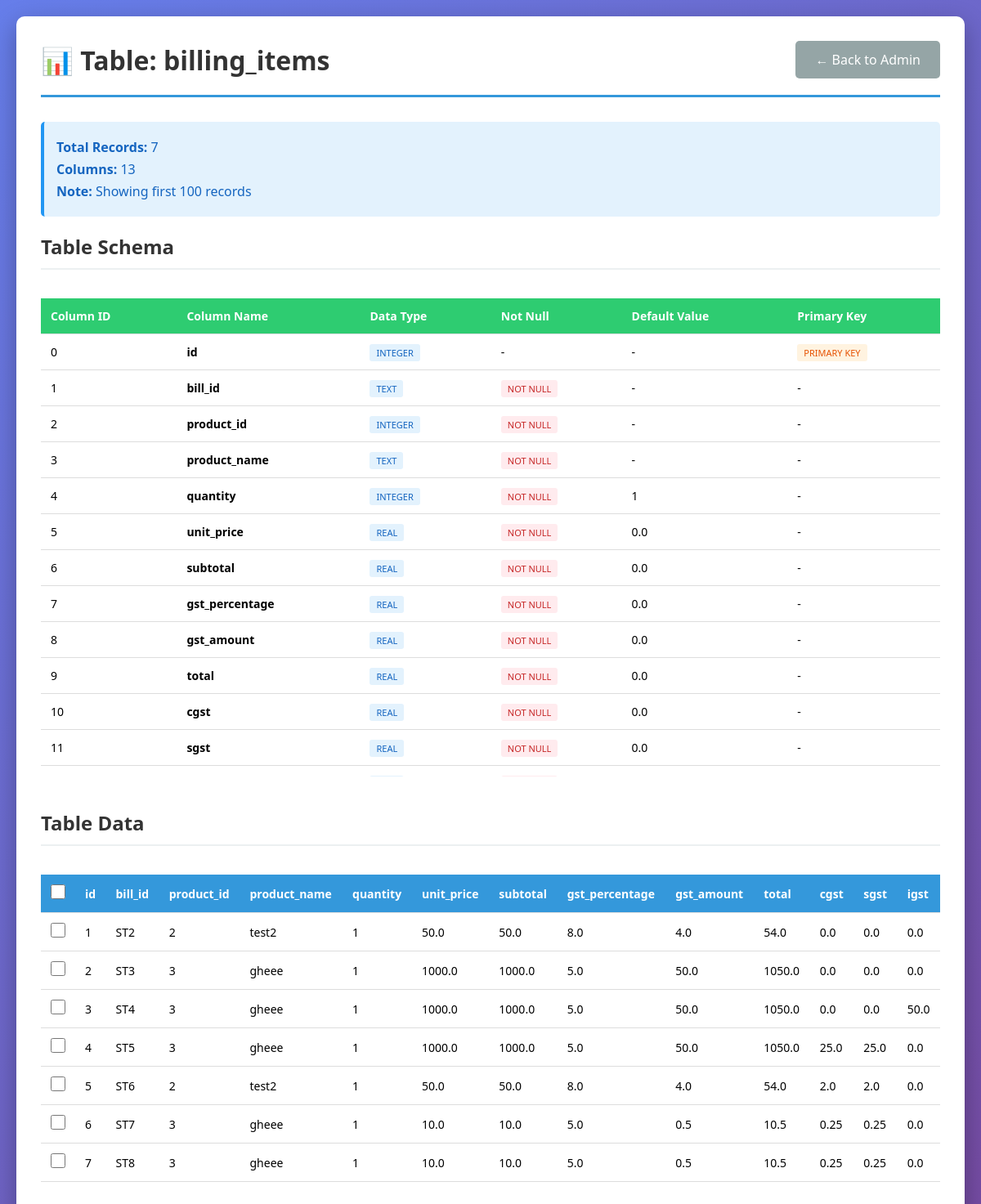
Page /admin/view-table/billing_items on the earlier database version.
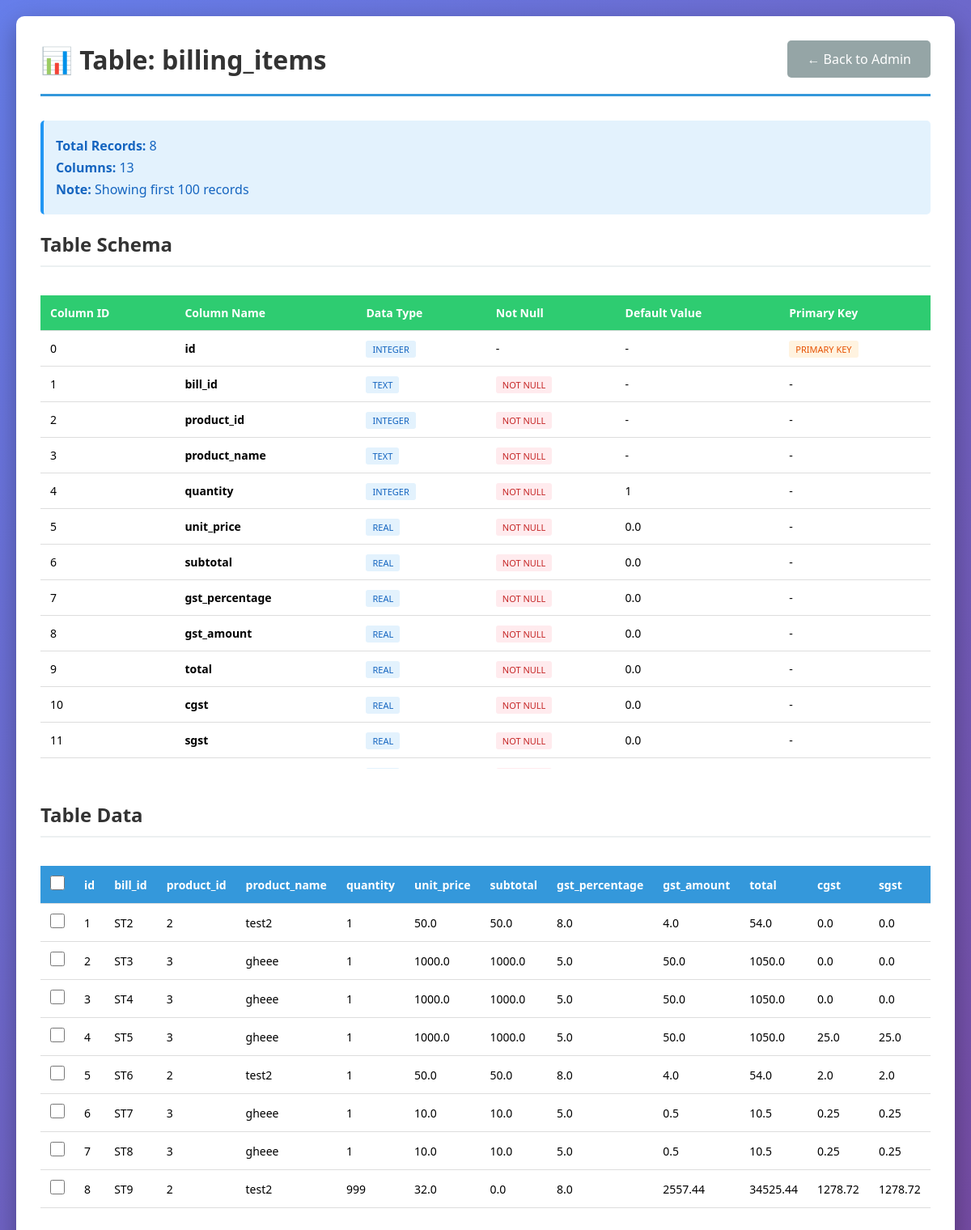
Same page on the later database version.
### tables this page shows
CREATE TABLE billing_items (
    id INTEGER PRIMARY KEY AUTOINCREMENT,
    bill_id TEXT NOT NULL,
    product_id INTEGER NOT NULL,
    product_name TEXT NOT NULL,
    quantity INTEGER NOT NULL DEFAULT 1,
    unit_price REAL NOT NULL DEFAULT 0.0,
    subtotal REAL NOT NULL DEFAULT 0.0,
    gst_percentage REAL NOT NULL DEFAULT 0.0,
    gst_amount REAL NOT NULL DEFAULT 0.0,
    total REAL NOT NULL DEFAULT 0.0, cgst REAL NOT NULL DEFAULT 0.0, sgst REAL NOT NULL DEFAULT 0.0, igst REAL NOT NULL DEFAULT 0.0,
    FOREIGN KEY (bill_id) REFERENCES billing (bill_id) ON DELETE CASCADE,
    FOREIGN KEY (product_id) REFERENCES inventory (id)
);

### routes/admin.py (the view)
@admin_bp.route('/view-table/<table_name>')
def view_table(table_name):
    allowed_tables = ['customers', 'inventory', 'billing', 'billing_items', 'seller_info', 'purchases']
    if table_name not in allowed_tables:
        flash('Invalid table name!', 'error')
        return redirect(url_for('admin.index'))
    conn = get_db_connection()
    try:
        schema = conn.execute(f'PRAGMA table_info({table_name})').fetchall()
        data = conn.execute(f'SELECT * FROM {table_name} LIMIT 100').fetchall()
        pk_column = None
        for col in schema:
            if col['pk']:
                pk_column = col['name']
                break
        conn.close()
        return render_template('admin/view_table.html',
                             table_name=table_name,
                             schema=schema,
                             data=data,
                             pk_column=pk_column)
    except Exception as e:
        conn.close()
        flash(f'Error viewing table: {str(e)}', 'error')
        return redirect(url_for('admin.index'))

### database.py (called while the page is built)
def get_db_connection():
    conn = sqlite3.connect(DATABASE)
    conn.row_factory = sqlite3.Row
    return conn

### templates/admin/view_table.html (shortened to what this page needs)
<!DOCTYPE html>
<html lang="en">
<head>
</head>
<body>
    <div class="container">
        <div class="header">
            <h1>📊 Table: {{ table_name }}</h1>
            <div class="button-group">
                <a href="{{ url_for('admin.index') }}" class="btn btn-secondary">← Back to Admin</a>
            </div>
        </div>
        <div class="info-box">
            <p><strong>Total Records:</strong> {{ data|length }}</p>
            <p><strong>Columns:</strong> {{ schema|length }}</p>
            <p><strong>Note:</strong> Showing first 100 records</p>
        </div>
        <div class="section">
            <h2>Table Schema</h2>
            <div class="table-wrapper">
                <table class="schema-table">
                    <thead>
                        <tr>
                            <th>Column ID</th>
                            <th>Column Name</th>
                            <th>Data Type</th>
                            <th>Not Null</th>
                            <th>Default Value</th>
                            <th>Primary Key</th>
                        </tr>
                    </thead>
                    <tbody>
                        {% for col in schema %}
                        <tr>
                            <td>{{ col['cid'] }}</td>
                            <td><strong>{{ col['name'] }}</strong></td>
                            <td><span class="type-badge">{{ col['type'] }}</span></td>
                            <td>
                                {% if col['notnull'] %}
                                    <span class="notnull-badge">NOT NULL</span>
                                {% else %}
                                    -
                                {% endif %}
                            </td>
                            <td>{{ col['dflt_value'] or '-' }}</td>
                            <td>
                                {% if col['pk'] %}
                                    <span class="pk-badge">PRIMARY KEY</span>
                                {% else %}
                                    -
                                {% endif %}
                            </td>
                        </tr>
                        {% endfor %}
                    </tbody>
                </table>
            </div>
        </div>
        <div class="section">
            <h2>Table Data</h2>
            {% if data %}
                <div class="table-wrapper">
                    <form id="deleteForm" method="POST" action="{{ url_for('admin.delete_rows', table_name=table_name) }}">
                        <table>
                            <thead>
                                <tr>
                                    <th class="checkbox-cell">
                                        <input type="checkbox" id="selectAll" onchange="toggleSelectAll(this)">
                                    </th>
                                    {% for col in schema %}
                                    <th>{{ col['name'] }}</th>
                                    {% endfor %}
                                </tr>
                            </thead>
                            <tbody>
                                {% for row in data %}
                                <tr>
                                    <td class="checkbox-cell">
                                        <input type="checkbox" name="row_ids[]" value="{{ row[pk_column] }}" class="row-checkbox" onchange="updateSelection()">
                                    </td>
                                    {% for col in schema %}
                                    <td>{{ row[col['name']] if row[col['name']] is not none else 'NULL' }}</td>
                                    {% endfor %}
                                </tr>
                                {% endfor %}
                            </tbody>
                        </table>
                    </form>
                </div>
            {% else %}
                <div class="no-data">
                    <p>No data in this table</p>
                </div>
            {% endif %}
        </div>
    </div>
</body>
</html>

### templates/admin/view_table.html (style rules this page uses)
* { margin: 0; padding: 0; box-sizing: border-box; }
body { font-family: 'Segoe UI', Tahoma, Geneva, Verdana, sans-serif; background: linear-gradient(135deg, #667eea 0%, #764ba2 100%); min-height: 100vh; padding: 20px; }
.container { max-width: 1600px; margin: 0 auto; background: white; border-radius: 10px; box-shadow: 0 10px 30px rgba(0,0,0,0.3); padding: 30px; }
.header { display: flex; justify-content: space-between; align-items: center; margin-bottom: 30px; padding-bottom: 20px; border-bottom: 3px solid #3498db; }
h1 { color: #333; }
.btn { padding: 12px 24px; border: none; border-radius: 5px; cursor: pointer; text-decoration: none; font-size: 16px; transition: all 0.3s; display: inline-block; }
.btn-secondary { background: #95a5a6; color: white; }
.checkbox-cell { width: 40px; text-align: center; }
input[type="checkbox"] { width: 18px; height: 18px; cursor: pointer; }
.button-group { display: flex; gap: 10px; align-items: center; }
.section { margin-bottom: 40px; }
.section h2 { color: #333; margin-bottom: 20px; padding-bottom: 10px; border-bottom: 2px solid #ecf0f1; }
table { width: 100%; border-collapse: collapse; margin-top: 15px; font-size: 14px; }
th, td { padding: 12px; text-align: left; border-bottom: 1px solid #ddd; }
th { background: #3498db; color: white; font-weight: 600; position: sticky; top: 0; }
.schema-table th { background: #2ecc71; }
.info-box { background: #e3f2fd; padding: 15px; border-radius: 5px; margin-bottom: 20px; border-left: 4px solid #2196f3; }
.info-box p { color: #1565c0; margin: 5px 0; }
.table-wrapper { overflow-x: auto; max-height: 600px; overflow-y: auto; }
.type-badge { padding: 3px 8px; border-radius: 3px; font-size: 11px; font-weight: 500; background: #e3f2fd; color: #1565c0; }
.pk-badge { padding: 3px 8px; border-radius: 3px; font-size: 11px; font-weight: 500; background: #fff3e0; color: #e65100; }
.notnull-badge { padding: 3px 8px; border-radius: 3px; font-size: 11px; font-weight: 500; background: #ffebee; color: #c62828; }

Differences in the rows shown:
added billing_items: id "8" "ST9" "2" "test2" "999" "32.0" "0.0" "8.0" "2557.44" "34525.44" "1278.72" "1278.72"
Other differences:
{{ data|length }}: "7" → "8"
list line gone: "igst"
list line gone: "0.0"
list line gone: "50.0"
